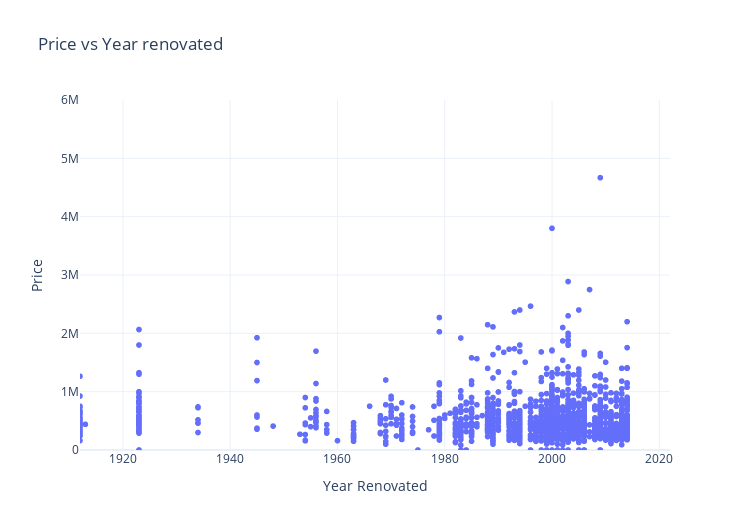

The notebook cell saved with this chart:
### Code cell
#Plotted scatter plot between price vs year renovated
renovate_year = pd.concat([df['price'], df['yr_renovated']], axis=1)
fig = px.scatter(df, x = 'yr_renovated', y = 'price', template='plotly_white', title='Price vs Year renovated', labels=dict(price="Price ", yr_renovated="Year Renovated"))
fig.update_layout(yaxis_range=[0 , 6000000], xaxis_range=[1912 , 2022], width=750, height=530)
fig.show()

### Figure 1 — Plotly figure (JSON) as saved in the notebook; plotly's stock layout.template omitted (floating-point values rounded to 4 significant figures; data arrays with more than 128 entries replaced by an {"elided": "..."} marker saying what was removed)
{"data": [{"hovertemplate": "Year Renovated=%{x}<br>Price =%{y}<extra></extra>", "legendgroup": "", "marker": {"color": "#636efa", "symbol": "circle"}, "mode": "markers", "name": "", "showlegend": false, "type": "scattergl", "x": {"elided": "4600 int values"}, "xaxis": "x", "y": {"elided": "4600 float values"}, "yaxis": "y"}], "layout": {"height": 530, "legend": {"tracegroupgap": 0}, "title": {"text": "Price vs Year renovated"}, "width": 750, "xaxis": {"anchor": "y", "domain": [0, 1], "range": [1912, 2022], "title": {"text": "Year Renovated"}}, "yaxis": {"anchor": "x", "domain": [0, 1], "range": [0, 6000000], "title": {"text": "Price "}}}}
